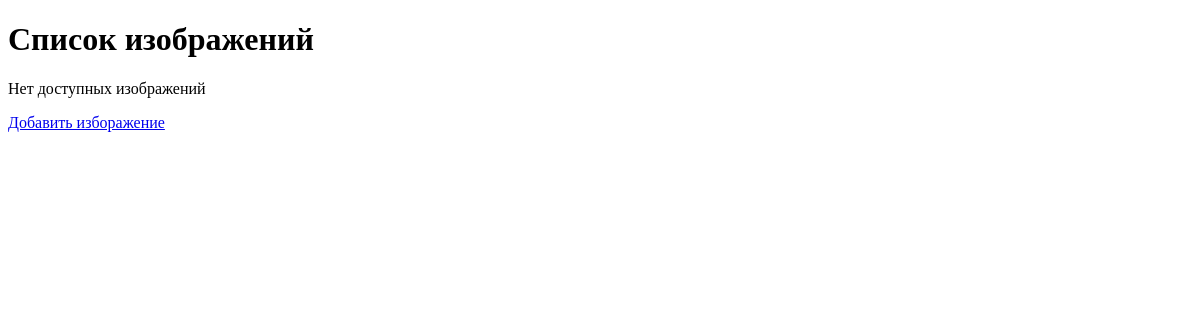
Before: / with the older database file.
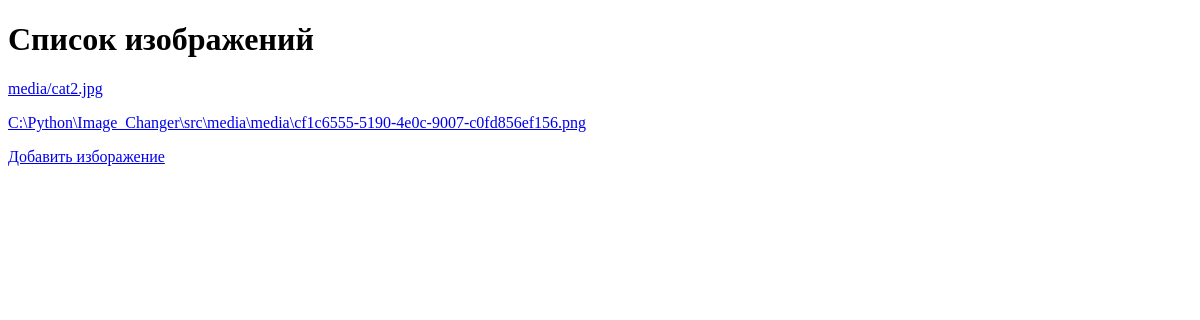
After: the same page with the newer database file.
### image/models.py (models this page shows, shortened)
class Image(models.Model):
    image = models.ImageField(verbose_name='Фаил', null=True, blank=True, upload_to='media')

### image/views.py (the view)
# urls.py: path('', home_page_view, name='home'),
def home_page_view(request):
    images = Image.objects.all()
    context = {
        'images': images
    }
    return render(request, 'home.html', context)

### templates/home.html (shortened to what this page needs)
<!DOCTYPE html>
<html lang="en">
<head>
</head>
<body>
<h1>Список изображений</h1>
{% block content %}
    {% if not images %}
        <p>Нет доступных изображений</p>
    {% else  %}
        {% for item in images %}
            <p><a href="media/{{ item.image }}">{{ item.image }}</a></p>
        {% endfor %}
    {% endif %}
{% endblock %}
<p><a href="{% url 'add' %}">Добавить изборажение</a></p>
</body>
</html>

Changed rows visible on the page:
added Image: image "media/cat2.jpg"
added Image: image "C:\\Python\\Image_Changer\\src\\media\\media\\cf1c6555-5190-4e0c-9007-c0fd856ef156.png"
Other visible differences:
text no longer shown: "Нет доступных изображений"
